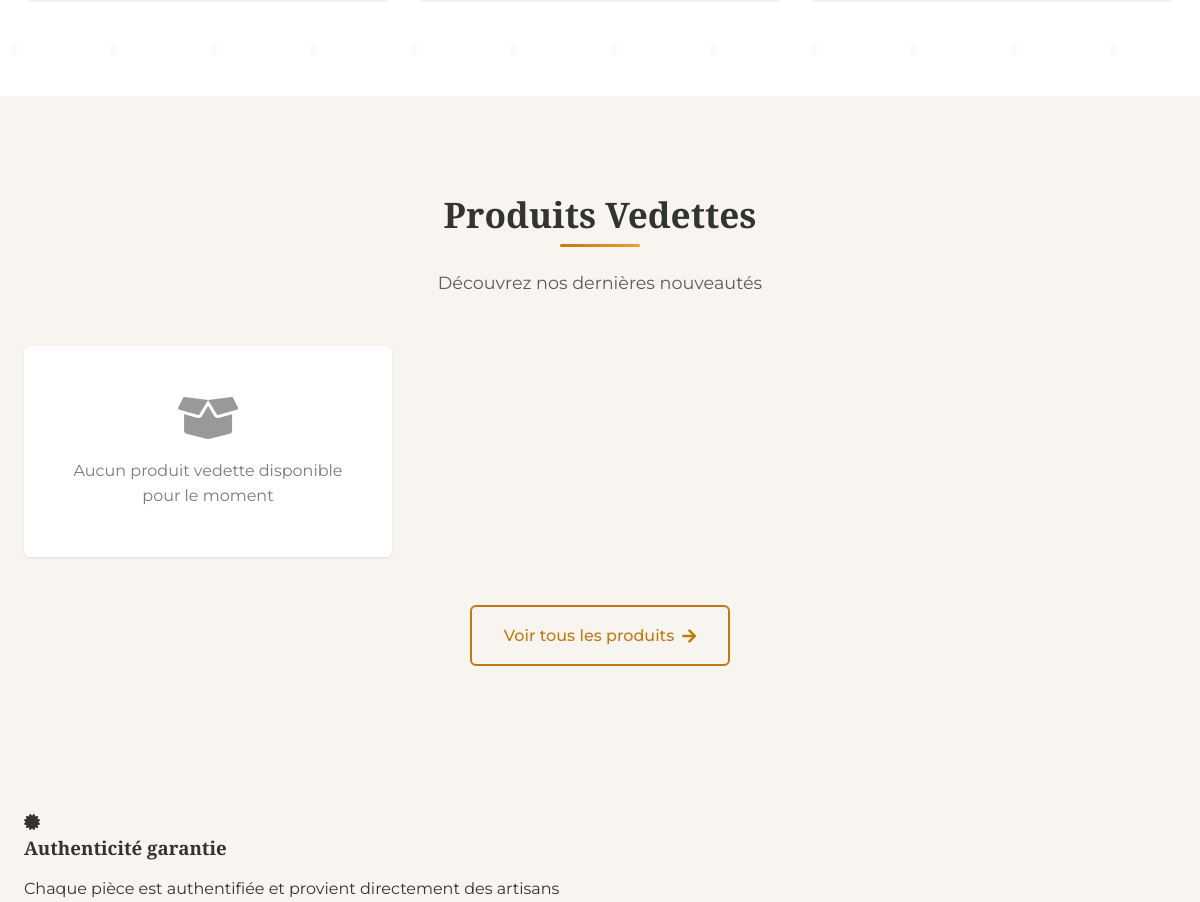
The app's page / (middle part), older data.
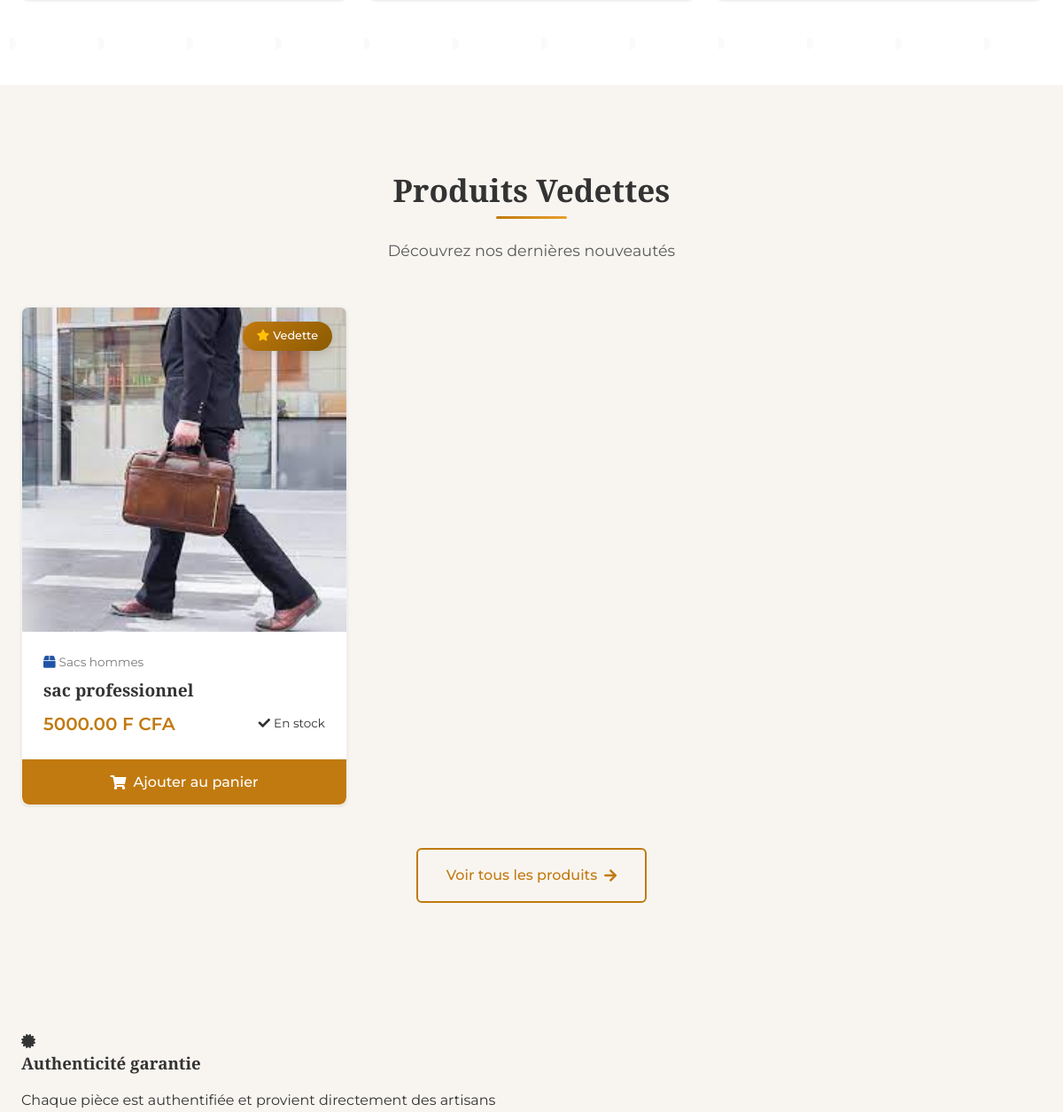
The same page, newer data.
### products/models.py (models this page shows, shortened)
class Product(models.Model):
    category = models.ForeignKey(Category, on_delete=models.CASCADE, related_name="products", verbose_name="Catégorie")
    name = models.CharField(max_length=255, unique=True, verbose_name="Nom du produit")
    description = models.TextField(blank=True, null=True, verbose_name="Description")
    price = models.DecimalField(max_digits=10, decimal_places=2, verbose_name="Prix")
    stock = models.IntegerField(default=0, verbose_name="Stock")
    sku = models.CharField(max_length=100, unique=True, verbose_name="SKU", blank=True, null=True)
    barcode = models.CharField(max_length=100, unique=True, verbose_name="Code-barres", blank=True, null=True)
    weight = models.DecimalField(max_digits=6, decimal_places=2, verbose_name="Poids (kg)", blank=True, null=True)
    status_choices = [
        ('active', 'Actif'),
        ('draft', 'Brouillon'),
        ('archived', 'Archivé'),
    ]
    status = models.CharField(max_length=10, choices=status_choices, default='active', verbose_name="Statut")
    featured = models.BooleanField(default=False, verbose_name="Produit mis en avant")
    created_at = models.DateTimeField(default=timezone.now, verbose_name="Date de création")
    updated_at = models.DateTimeField(auto_now=True, verbose_name="Date de mise à jour")
    class Meta:
        verbose_name = "Produit"
        verbose_name_plural = "Produits"

class Category(models.Model):
    name = models.CharField(max_length=255, unique=True, verbose_name="Nom de la catégorie")
    description = models.TextField(blank=True, null=True, verbose_name="Description")
    icon = models.CharField(max_length=100, verbose_name="Icône FontAwesome")
    color = models.CharField(max_length=7, default="#6b21a8", verbose_name="Couleur")
    featured = models.BooleanField(default=False, verbose_name="Mise en avant")
    image = models.ImageField(upload_to='categories/', blank=True, null=True, verbose_name="Image de la catégorie")
    class Meta:
        verbose_name = "Catégorie"
        verbose_name_plural = "Catégories"

### store/views.py (the view)
# urls.py: path('', views.home_page, name='home'),
def home_page(request):
    featured_products = Product.objects.filter(
        featured=True,
        status='active'
    ).order_by('-id')[:9]  # Limite aux 9 derniers produits
    categories = Category.objects.all()
    context = {
        'featured_products': featured_products,
        'categories': categories,
    }
    return render(request, 'website/index.html', context)

### notifications/context_processors.py (called while the page is built)
def unread_notifications(request):
    if request.user.is_authenticated and request.user.is_staff:
        unread_notifications = Notification.objects.filter(user=request.user, is_read=False).order_by('-created_at')[:5]
        unread_count = unread_notifications.count()
    else:
        unread_notifications = []
        unread_count = 0
    return {
        'unread_notifications': unread_notifications,
        'unread_notifications_count': unread_count
    }

### templates/website/index.html (shortened to what this page needs)
{% extends 'base/website/base.html' %}
{% load static %}
{% block content %}
<link rel="stylesheet" href="{% static 'css/website/home.css' %}">
<main class="home-page">
    <section class="categories-section">
        <div class="section-container">
        </div>
    </section>
    <section class="featured-products-section">
        <div class="section-container">
            <header class="section-header">
                <h2 class="section-title">Produits Vedettes</h2>
                <p class="section-subtitle">Découvrez nos dernières nouveautés</p>
            </header>
            <div class="products-grid">
                {% for product in featured_products %}
                {% if product.stock > 0 %}
                <article class="product-card" data-category="{{ product.category.name|lower }}">
                    <a href="{% url 'product_detail' product.id %}" class="product-link">
                        <div class="product-image">
                            {% if product.featured %}
                            <div class="featured-badge">
                                <i class="fas fa-star"></i> Vedette
                            </div>
                            {% endif %}
                        </div>
                        <div class="product-info">
                            <div class="product-category">
                                <i class="fas {{ product.category.icon }}" style="color: {{ product.category.color }}"></i>
                                {{ product.category.name }}
                            </div>
                            <h3 class="product-title">{{ product.name }}</h3>
                            <div class="product-details">
                                <div class="product-price">
                                    <span class="current-price">{{ product.price }} F CFA</span>
                                </div>
                                <div class="product-stock">
                                    <i class="fas fa-check"></i> En stock
                                </div>
                            </div>
                        </div>
                    </a>
                    <button onclick="addToCart(
                        {{ product.id }},
                        '{{ product.name|escapejs }}',
                        {{ product.price }},
                        '{% if product.media.exists %}{{ product.media.first.file.url }}{% else %}{% static 'images/placeholder.jpg' %}{% endif %}',
                        {{ product.stock }}
                    )" class="add-to-cart-btn">
                        <i class="fas fa-shopping-cart"></i>
                        Ajouter au panier
                    </button>
                </article>
                {% endif %}
                {% empty %}
                <div class="empty-state">
                    <i class="fas fa-box-open"></i>
                    <p>Aucun produit vedette disponible pour le moment</p>
                </div>
                {% endfor %}
            </div>
            <div class="section-footer">
                <a href="{% url 'products' %}" class="view-all-btn">
                    Voir tous les produits
                    <i class="fas fa-arrow-right"></i>
                </a>
            </div>
        </div>
    </section>
    <section class="features-banner">
        <div class="section-container">
            <div class="features-grid">
                <div class="feature-item">
                    <div class="feature-icon">
                        <i class="fas fa-certificate"></i>
                    </div>
                    <h3>Authenticité garantie</h3>
                    <p>Chaque pièce est authentifiée et provient directement des artisans</p>
                </div>
            </div>
        </div>
    </section>
</main>
{% endblock %}

Row changes from the older to the newer data that the page shows:
now on this page (row edited): Product: featured True (drawn), category.name "Sacs hommes", name "sac professionnel", price "5000.00"
Text that changed along with them:
text no longer shown: "Aucun produit vedette disponible pour le moment"
